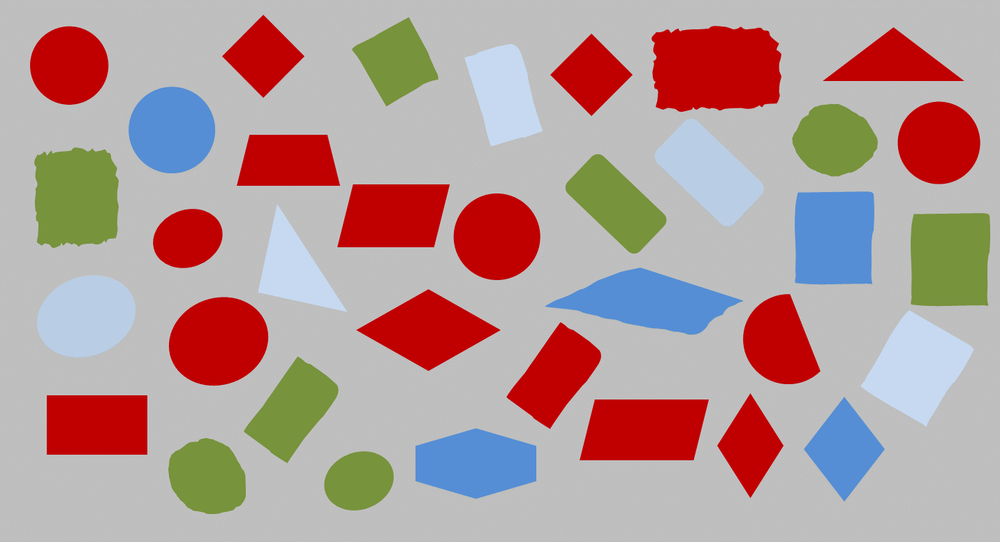
%> input picture Pic_pr3_1.bmp, 1000 x 542 px, shrunk from 1432 x 776 before the run
$ octave matlab2.m   (GNU Octave 9; MATLAB toolbox functions it lacks are replaced by stand-ins)
%> lines starting %> are read from the running program, lines starting %| are printed output that depends on the picture; in (x1, y1, x2, y2) boxes, pixels count from 0 and x2, y2 are one past the last pixel; in counts of white or black regions, pixels touching at a corner belong together; the program's own positions count from 1
% Загрузка изображения 'Pic_pr3_1.bmp'
originalImage = imread('Pic_pr3_1.bmp');
%> originalImage is the input picture: size 542x1000x3 uint8; mean R, G, B 179.5, 154.3, 153

% Переводим в HSV для упрощённой сегментации по цвету
hsvImage = rgb2hsv(originalImage);
%> hsvImage: size 542x1000x3 double; mean H, S, V 0.369, 0.261, 0.753

%Определяем пороги для красного цвета
hueThresholdLow = 0.0;
hueThresholdHigh = 0.1;
saturationThresholdLow = 0.5;
valueThresholdLow = 0.5;

% Создаём маски для красных обьектов
redMask = (hsvImage(:,:,1) >= hueThresholdLow) & ...
          (hsvImage(:,:,1) <= hueThresholdHigh) & ...
          (hsvImage(:,:,2) >= saturationThresholdLow) & ...
          (hsvImage(:,:,3) >= valueThresholdLow);
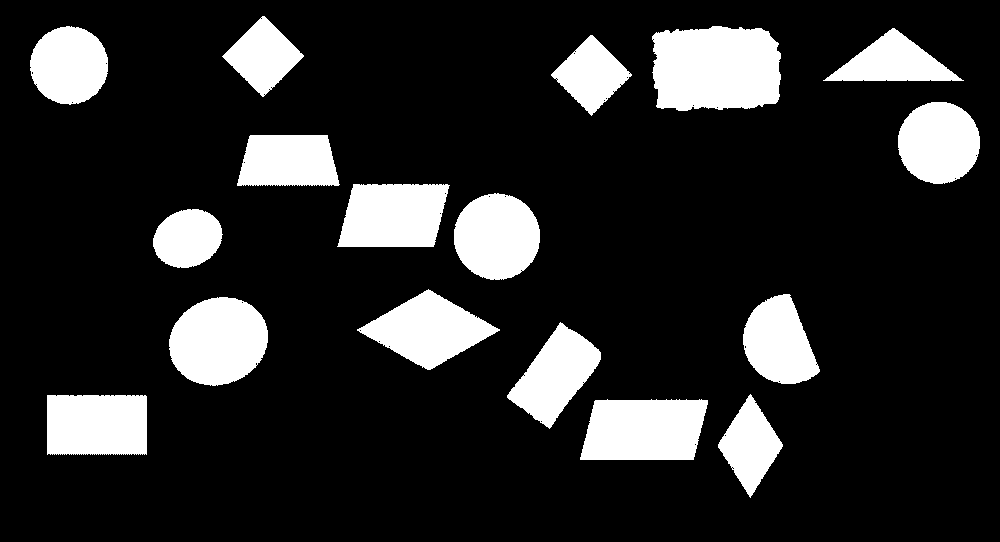
%> redMask: size 542x1000 logical; 16.4% white; 17 white regions, largest, box (x1, y1, x2, y2) and area: (652, 26, 781, 111) 9692, (580, 399, 708, 460) 6841, (169, 297, 268, 386) 6828

% Удаление шума с помощью морфологической операции
se = strel('disk', 3);
redMaskClosed = imopen(redMask, se);
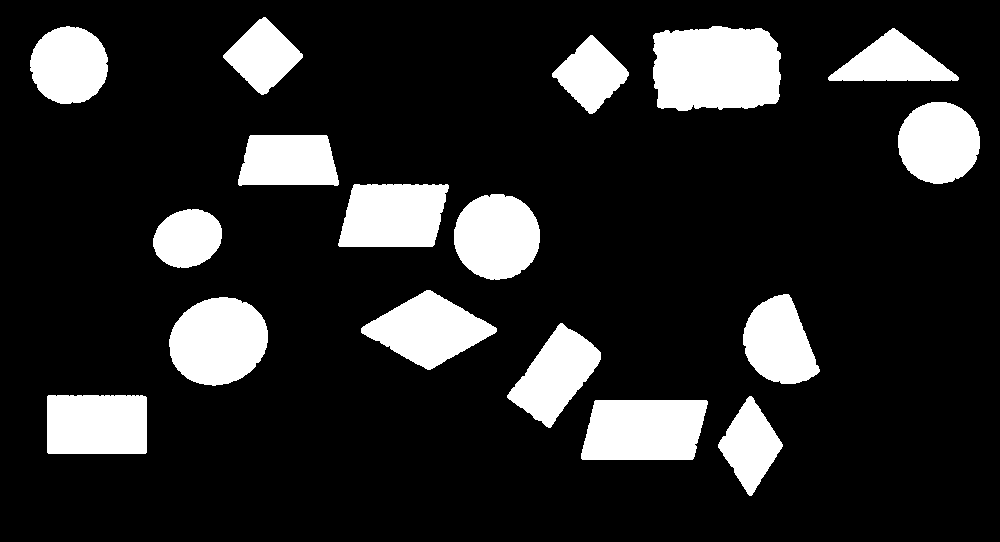
%> redMaskClosed: size 542x1000 logical; 16.3% white; 17 white regions, largest, box (x1, y1, x2, y2) and area: (653, 26, 781, 111) 9649, (581, 400, 708, 460) 6819, (169, 297, 268, 386) 6809

imshow(originalImage)

% Нахождение свойств для каждого красного объекта
%> (the run ends here)
